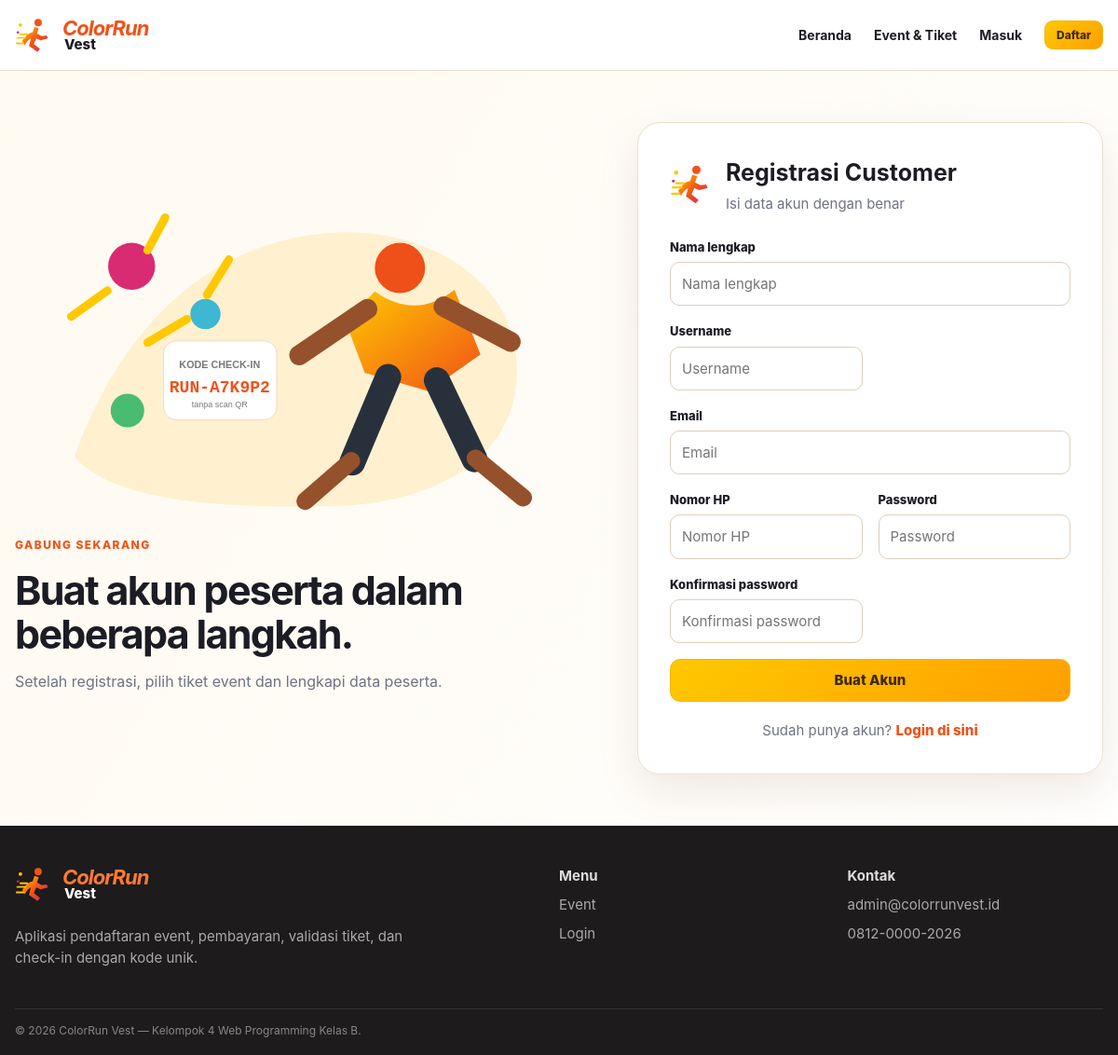
Screenshot of /register/ with the database file from the repository.
### administrator/models.py (models this page shows, shortened)
class PengaturanSistem(models.Model):
    nama_aplikasi = models.CharField(max_length=150, default="ColorRun Vest")
    nama_penyelenggara = models.CharField(max_length=150, blank=True)
    logo_event = models.ImageField(upload_to="pengaturan/logo/", blank=True, null=True)
    banner = models.ImageField(upload_to="pengaturan/banner/", blank=True, null=True)
    nama_bank = models.CharField(max_length=100, blank=True)
    nomor_rekening = models.CharField(max_length=50, blank=True)
    atas_nama_rekening = models.CharField(max_length=150, blank=True)
    qris = models.ImageField(upload_to="pengaturan/qris/", blank=True, null=True)
    email_admin = models.EmailField(blank=True)
    nomor_whatsapp = models.CharField(max_length=20, blank=True)
    instagram = models.URLField(blank=True)
    tiktok = models.URLField(blank=True)
    facebook = models.URLField(blank=True)
    alamat = models.TextField(blank=True)
    diperbarui_oleh = models.ForeignKey(
        settings.AUTH_USER_MODEL, on_delete=models.SET_NULL, null=True, blank=True,
        related_name="pengaturan_diperbarui",
    )
    diperbarui_pada = models.DateTimeField(auto_now=True)
    class Meta:
        verbose_name = "Pengaturan Sistem"
        verbose_name_plural = "Pengaturan Sistem"

### customer/views.py (the view)
# urls.py: path("register/", views.register_view, name="register"),
def register_view(request):
    if request.user.is_authenticated:
        return redirect_by_role(request.user)
    form = CustomerRegisterForm(request.POST or None)
    if request.method == "POST" and form.is_valid():
        with transaction.atomic():
            user = form.save()
        login(request, user)
        messages.success(request, "Akun berhasil dibuat. Selamat datang di ColorRun Vest!")
        return redirect("customer_dashboard")
    return render(request, "register.html", {"form": form})

### customer/forms.py (shortened to what this page needs)
class CustomerRegisterForm(StyledFormMixin, forms.Form):
    nama_lengkap = forms.CharField(max_length=150, label="Nama lengkap")
    username = forms.CharField(max_length=150, label="Username")
    email = forms.EmailField(label="Email")
    nomor_hp = forms.CharField(max_length=20, label="Nomor HP")
    password1 = forms.CharField(widget=forms.PasswordInput, label="Password")
    password2 = forms.CharField(widget=forms.PasswordInput, label="Konfirmasi password")
    def __init__(self, *args, **kwargs):
        super().__init__(*args, **kwargs)
        self.apply_styles()

### colorrun/context_processors.py (called while the page is built)
def global_context(request):
    from administrator.models import PengaturanSistem
    pengaturan = PengaturanSistem.objects.first()
    return {
        "current_role": get_user_role(request.user),
        "pengaturan_sistem": pengaturan,
    }

### colorrun/utils.py (called while the page is built, shortened)
def get_user_role(user):
    if not getattr(user, "is_authenticated", False):
        return "guest"

### customer/forms.py (called while the page is built)
    def apply_styles(self):
        for field in self.fields.values():
            widget = field.widget
            if isinstance(widget, forms.CheckboxInput):
                widget.attrs.setdefault("class", "form-check-input")
            else:
                widget.attrs.setdefault("class", "form-control")
            if not isinstance(widget, (forms.Select, forms.FileInput, forms.CheckboxInput)):
                widget.attrs.setdefault("placeholder", field.label)

### templates/register.html (shortened to what this page needs)
{% extends 'base.html' %}{% load static %}
{% block body_class %}auth-page{% endblock %}
{% block content %}<section class="auth-section"><div class="container auth-grid register-grid"><div class="auth-visual"><img src="{% static 'img/auth-run.svg' %}" alt="Ilustrasi ColorRun"><span class="eyebrow">Gabung sekarang</span><h1>Buat akun peserta dalam beberapa langkah.</h1><p>Setelah registrasi, pilih tiket event dan lengkapi data peserta.</p></div><div class="auth-card auth-card-wide"><div class="auth-card-header"><img src="{% static 'img/logo-mark.svg' %}" alt=""><div><h2>Registrasi Customer</h2><p>Isi data akun dengan benar</p></div></div><form method="post" class="form-grid two-cols">{% csrf_token %}{% for field in form %}<div class="form-group {% if field.name == 'nama_lengkap' or field.name == 'email' %}span-2{% endif %}"><label for="{{ field.id_for_label }}">{{ field.label }}</label>{{ field }}{% for error in field.errors %}<small class="field-error">{{ error }}</small>{% endfor %}</div>{% endfor %}{% for error in form.non_field_errors %}<div class="field-error span-2">{{ error }}</div>{% endfor %}<div class="span-2"><button class="btn btn-primary btn-block btn-lg">Buat Akun</button></div></form><div class="auth-footer">Sudah punya akun? <a href="{% url 'login' %}">Login di sini</a></div></div></div></section>{% endblock %}

### templates/base.html (shortened to what this page needs)
{% load static colorrun_tags %}
<!DOCTYPE html>
<html lang="id">
<head>
    <link rel="stylesheet" href="{% static 'css/app.css' %}">
</head>
<body class="{% block body_class %}{% endblock %}">
<header class="topbar">
    <div class="container topbar-inner">
        <a class="brand" href="{% url 'home' %}" aria-label="ColorRun Vest">
            <img src="{% static 'img/logo-mark.svg' %}" alt="" width="42" height="42">
            <span><strong>ColorRun</strong><small>Vest</small></span>
        </a>
        <nav class="topnav" data-nav>
            <a href="{% url 'home' %}">Beranda</a>
            <a href="{% url 'event_list' %}">Event & Tiket</a>
            {% if current_role == 'customer' %}
                <a href="{% url 'customer_dashboard' %}">Dashboard</a>
                <a href="{% url 'profile' %}">Profil</a>
                <a class="btn btn-sm btn-outline" href="{% url 'logout' %}">Keluar</a>
            {% elif current_role == 'petugas' %}
                <a href="{% url 'petugas_dashboard' %}">Dashboard Petugas</a>
                <a class="btn btn-sm btn-outline" href="{% url 'logout' %}">Keluar</a>
            {% elif current_role == 'administrator' %}
                <a href="{% url 'administrator_dashboard' %}">Dashboard Admin</a>
                <a class="btn btn-sm btn-outline" href="{% url 'logout' %}">Keluar</a>
            {% else %}
                <a href="{% url 'login' %}">Masuk</a>
                <a class="btn btn-sm btn-primary" href="{% url 'register' %}">Daftar</a>
            {% endif %}
        </nav>
    </div>
</header>
<main>{% block content %}{% endblock %}</main>
<footer class="footer">
    <div class="container footer-grid">
        <div>
            <div class="brand footer-brand"><img src="{% static 'img/logo-mark.svg' %}" alt=""><span><strong>ColorRun</strong><small>Vest</small></span></div>
            <p>Aplikasi pendaftaran event, pembayaran, validasi tiket, dan check-in dengan kode unik.</p>
        </div>
        <div><strong>Menu</strong><a href="{% url 'event_list' %}">Event</a><a href="{% url 'login' %}">Login</a></div>
        <div><strong>Kontak</strong><span>{{ pengaturan_sistem.email_admin|default:'admin@colorrunvest.id' }}</span><span>{{ pengaturan_sistem.nomor_whatsapp|default:'0812-0000-2026' }}</span></div>
    </div>
    <div class="container footer-bottom">© 2026 ColorRun Vest — Kelompok 4 Web Programming Kelas B.</div>
</footer>
</body>
</html>

### static/css/app.css (style rules this page uses)
:root { --orange:#f05218;--orange-dark:#ce3d0d;--yellow:#ffc800;--ink:#1c1c24;--muted:#6f7280; --cream:#fff9ec;--soft:#fff5df;--surface:#ffffff;--line:#eadfce;--green:#1c9a62;--red:#d83b3b; --shadow:0 18px 45px rgba(91,52,15,.10);--shadow-sm:0 8px 24px rgba(91,52,15,.08);--radius:18px; }
* { box-sizing:border-box }
html { scroll-behavior:smooth }
body { margin:0;font-family:Inter,ui-sans-serif,-apple-system,BlinkMacSystemFont,"Segoe UI",Arial,sans-serif;color:var(--ink);background:#fff;font-size:15px;line-height:1.55 }
a { color:inherit;text-decoration:none }
img { max-width:100%;display:block }
button,input,select,textarea { font:inherit }
button { cursor:pointer }
.container { width:min(1180px,calc(100% - 32px));margin-inline:auto }
.eyebrow { display:inline-block;color:var(--orange);font-weight:800;font-size:12px;letter-spacing:.12em;text-transform:uppercase;margin-bottom:8px }
.span-2 { grid-column:span 2 }
.topbar { height:76px;background:rgba(255,255,255,.96);border-bottom:1px solid rgba(225,208,184,.75);position:sticky;top:0;z-index:50;backdrop-filter:blur(10px) }
.topbar-inner { height:100%;display:flex;align-items:center;justify-content:space-between;gap:24px }
.brand { display:inline-flex;align-items:center;gap:9px;min-width:max-content }
.brand img { width:42px;height:42px }
.brand span { display:flex;flex-direction:column;line-height:.9 }
.brand strong { font-size:22px;font-style:italic;color:var(--orange);letter-spacing:-1px }
.brand small { font-size:15px;font-weight:800;color:var(--ink);margin-left:2px }
.topnav { display:flex;align-items:center;gap:24px;font-size:14px;font-weight:700 }
.topnav>a:not(.btn) { padding:10px 0;position:relative }
.topnav>a:not(.btn):after { content:"";position:absolute;left:0;right:100%;bottom:4px;height:2px;background:var(--orange);transition:.25s }
.btn { display:inline-flex;align-items:center;justify-content:center;gap:8px;border:1px solid transparent;border-radius:11px;padding:11px 17px;font-weight:800;line-height:1.1;transition:.2s;white-space:nowrap }
.btn-primary { background:linear-gradient(135deg,var(--yellow),#ff9f00);color:#3f2900;border-color:#f6b400 }
.btn-sm { padding:8px 12px;border-radius:9px;font-size:12px }
.btn-lg { padding:14px 22px;font-size:15px }
.btn-block { width:100% }
.auth-page { background:linear-gradient(120deg,#fffaf0,#fff) }
.auth-section { min-height:calc(100vh - 76px);padding:55px 0;display:grid;align-items:center }
.auth-grid { display:grid;grid-template-columns:1fr 500px;gap:70px;align-items:center }
.auth-visual img { max-height:360px;margin:0 auto 10px }
.auth-visual h1 { font-size:43px;line-height:1.08;letter-spacing:-.04em;margin:8px 0 16px }
.auth-visual p { color:var(--muted);font-size:16px }
.auth-card { padding:34px;background:rgba(255,255,255,.98);border:1px solid var(--line);border-radius:24px;box-shadow:var(--shadow) }
.auth-card-wide { max-width:620px }
.auth-card-header { display:flex;gap:12px;align-items:center;margin-bottom:25px }
.auth-card-header img { width:48px }
.auth-card-header h2 { margin:0;font-size:25px }
.auth-card-header p { margin:2px 0 0;color:var(--muted) }
.auth-footer { text-align:center;margin-top:19px;color:var(--muted) }
.auth-footer a { color:var(--orange);font-weight:800 }
.form-grid { display:grid;gap:17px }
.form-grid.two-cols { grid-template-columns:1fr 1fr }
.form-group { display:grid;gap:6px;min-width:0 }
.form-group label { font-size:13px;font-weight:800 }
.form-control { width:100%;border:1px solid #ddcfbc;border-radius:10px;padding:11px 12px;background:#fff;color:var(--ink);outline:none;transition:.2s }
.footer { background:#1d1b1b;color:#ddd;padding:42px 0 16px }
.footer-grid { display:grid;grid-template-columns:2fr 1fr 1fr;gap:35px }
.footer-grid>div { display:grid;align-content:start;gap:8px }
.footer-grid p { max-width:430px;color:#aaa }
.footer-grid a,.footer-grid span { color:#aaa }
.footer-brand strong { color:#ff7a35 }
.footer-brand small { color:#fff }
.footer-bottom { border-top:1px solid #333;margin-top:28px;padding-top:14px;color:#888;font-size:12px }

### rows the page displays
PengaturanSistem: email_admin "admin@colorrunvest.id", nomor_whatsapp "0812-0000-2026"

### other values shown
{{ field.label }} "Nama lengkap" "Username" "Email" "Nomor HP" "Password" "Konfirmasi password"
